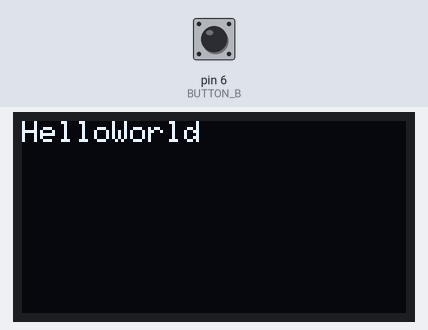
This sketch was run on a simulated Arduino Uno, built with avr-gcc and run on an emulated ATmega328P. On the bench: 128×64 one-colour display. The inputs (shaded band) are chosen by the test bench; at power-on: pin 6 (BUTTON_B) HIGH. What the sketch prints to the serial monitor is not drawn.

Above: at 0.1 s.
At 3.2 s:
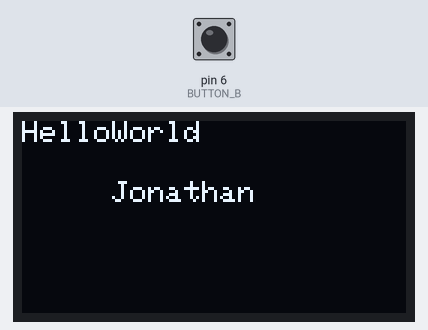

The sketch:

DisplayName.ino
```cpp
#include <Adafruit_GFX.h>
#include <Adafruit_SH110X.h>
// oled buttons
#define BUTTON_A 9
#define BUTTON_B 6
#define BUTTON_C 5


Adafruit_SH1107 display = Adafruit_SH1107(64, 128, &Wire); // large OLED display

void setup() {
  // put your setup code here, to run once:
  Serial.begin(96000);
  Serial.print("Starting program");

  if (!display.begin(0x3C, true)){ // Address 0x3C for 128x32
    Serial.println(F("SH110X  allocation failed"));
  }
  else{
    Serial.println("LED is working");
    // Clear buffer.
    display.clearDisplay();
    display.display();
    // display orientation
    display.setRotation(1);
    // buttons
    pinMode(BUTTON_A, INPUT_PULLUP); // default is 1 when press it go's to 0
    pinMode(BUTTON_B, INPUT_PULLUP); // used to prevent oscillation
    pinMode(BUTTON_C, INPUT_PULLUP);

    // display
    display.setTextSize(1);
    display.setTextColor(SH110X_WHITE);
    display.setCursor(0,0);
    display.println("HelloWorld");
    display.display();
    delay(3000);
    display.setCursor(30,20);
    display.println("Jonathan");
    display.display();


  }
}

void loop() {
  // Check if the button was pressed
    Serial.println(digitalRead(BUTTON_B));
    delay(300);
}
```

Measured:
- what the display in image 0 shows lasts 3.0 s, from 0.1 s to 3.1 s
